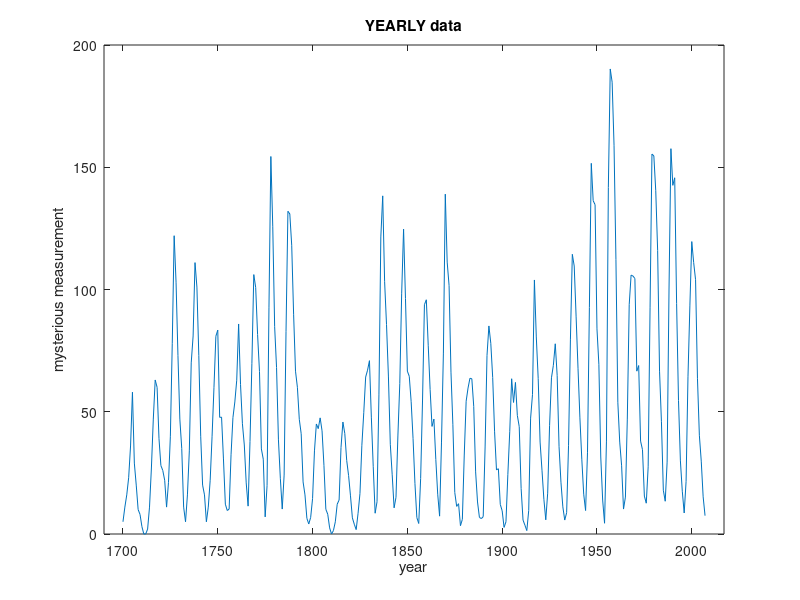
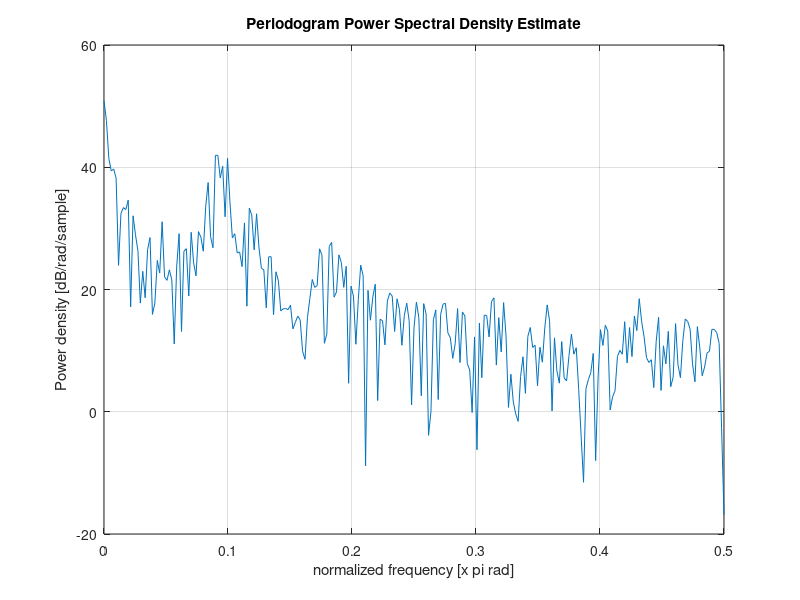
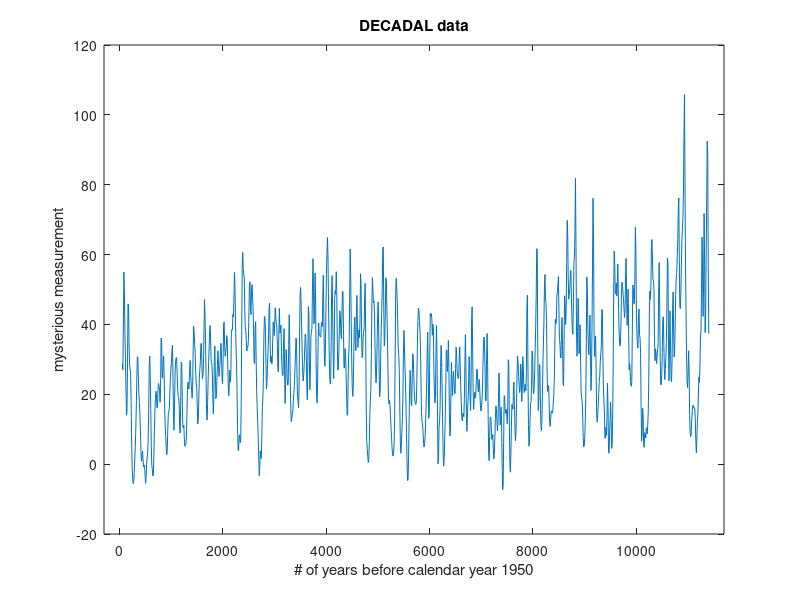
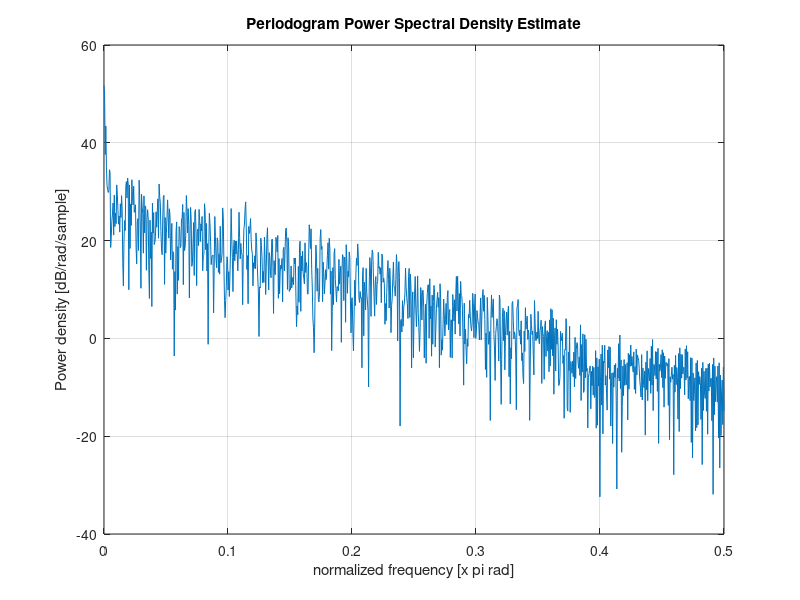

Source code (MATLAB) for these figures, in order:
%saved Frederik's 2 coulumn YEARLY.plt file as a .txt file
%1st column is calendar year, 2nd column is measurement
yearly = importdata('YEARLY.txt');

figure
plot(yearly(:,1),yearly(:,2))
title('YEARLY data')
xlabel('year')
ylabel('mysterious measurement')
xlim([1690 2017])

figure
periodogram(yearly(:,2))
%% 
%saved Frederik's 3 coulumn DECADAL.plt file as a .txt file
%1st column is # of years before calendar year 1950,
%2nd column is measurement, 3rd column is measurement uncertainty
decadal = importdata('DECADAL.txt');

figure
plot(decadal(:,1),decadal(:,2))
title('DECADAL data')
xlabel('# of years before calendar year 1950')
ylabel('mysterious measurement')
xlim([-300 11700])

figure
periodogram(decadal(:,2))